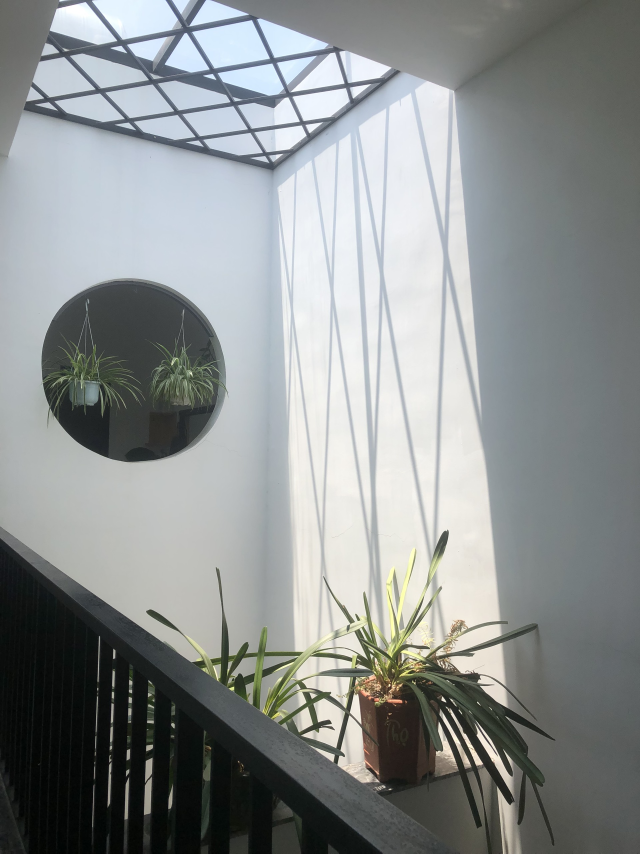
#> input picture images/cay.jpg, 1920 x 2560 px, found by its file name (shown at 1/3 size)
$ python SURF.py
#> lines starting #> are read from the running program, lines starting #| are printed output that depends on the picture
#> further down, image is the input picture: PIL image 1920x2560 RGB; mean R, G, B 140.2, 144.3, 144
import numpy as np
from PIL import Image
from scipy.ndimage import gaussian_filter

def surf(image_array, num_octaves=4, num_scales=5, threshold=0.1):
    # Chuyển đổi ảnh sang ảnh xám
#> called with num_octaves = 4, num_scales = 5, threshold = 0.1
    gray_image = image_array.astype(np.float32)

    # Tạo Gaussian Pyramid
    pyramid = create_gaussian_pyramid(gray_image, num_octaves, num_scales)

    # Tính toán Đạo hàm Gauss
    dx, dy = compute_gradients(pyramid)

    # Phát hiện điểm đặc trưng
    keypoints = detect_keypoints(dx, dy, threshold)

    return keypoints

def create_gaussian_pyramid(image, num_octaves, num_scales):
#> called with num_octaves = 4, num_scales = 5
    pyramid = []
    for octave in range(num_octaves):
        octave_scale = []
        for scale in range(num_scales):
            sigma = 1.6 * 2 ** (scale / num_scales)
            smoothed = gaussian_filter(image, sigma)
            octave_scale.append(smoothed)
        pyramid.append(octave_scale)
        image = image[::2, ::2]  # Lấy mẫu ảnh để tạo octave mới
#> this loop made 4 passes
#> pass 2, in create_gaussian_pyramid, `image = image[::2, ::2]`:
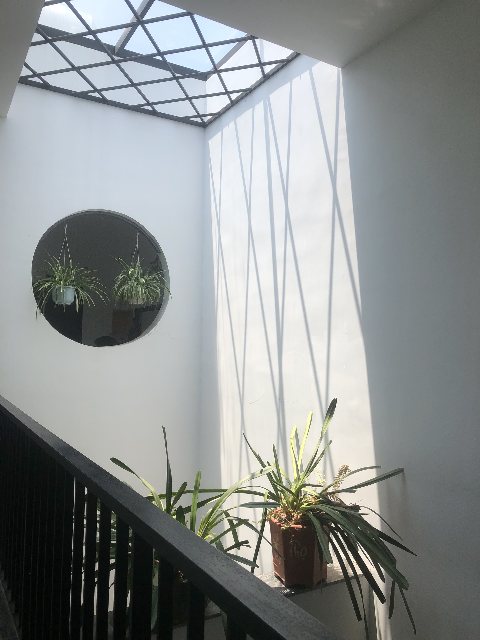
#> image: shape (640, 480, 3) float32; mean of channels 0, 1, 2 140.2, 144.3, 144.1; drawn as R, G, B
#> pass 3, in create_gaussian_pyramid, `image = image[::2, ::2]`:
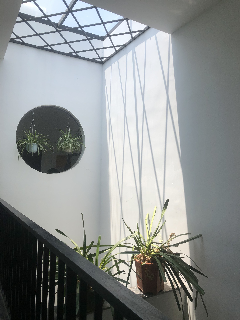
#> image: shape (320, 240, 3) float32; mean of channels 0, 1, 2 140.3, 144.4, 144.1; drawn as R, G, B
#> after the loop:
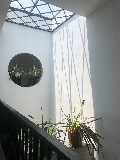
#> image: shape (160, 120, 3) float32; mean of channels 0, 1, 2 140.4, 144.5, 144.3; drawn as R, G, B
#> after the loop, pyramid = 4 items
    return pyramid

def compute_gradients(pyramid):
    dx_pyramid = []
    dy_pyramid = []
    for octave_scale in pyramid:
        octave_dx = []
        octave_dy = []
        for scale_image in octave_scale:
            dx, dy = np.gradient(scale_image)
            octave_dx.append(dx)
            octave_dy.append(dy)
        dx_pyramid.append(octave_dx)
        dy_pyramid.append(octave_dy)
#> this loop made 1 pass
#> after the loop, dx_pyramid = []; dy_pyramid = []
    return dx_pyramid, dy_pyramid

#Phát hiện các đặc trưng
def detect_keypoints(dx_pyramid, dy_pyramid, threshold):
    keypoints = []
    for octave in range(len(dx_pyramid)):
        for scale in range(len(dx_pyramid[octave])):
            dx = dx_pyramid[octave][scale]
            dy = dy_pyramid[octave][scale]
            for i in range(1, dx.shape[0]-1):
                for j in range(1, dx.shape[1]-1):
                    if is_extremum(dx, dy, octave, scale, i, j) and is_corner(dx, dy, octave, scale, i, j, threshold):
                        keypoints.append((octave, scale, i, j))
    return keypoints

def is_extremum(dx, dy, octave, scale, i, j):
    value = dx[i, j]
    for o in range(max(0, octave-1), min(octave+2, len(dx))):
        for s in range(max(0, scale-1), min(scale+2, len(dx[o]))):
            if dx[o, s, i, j] > value or dx[o, s, i, j] < value:
                return False
    return True

def is_corner(dx, dy, octave, scale, i, j, threshold):
    Dxx = dx[octave, scale, i, j+1] - 2*dx[octave, scale, i, j] + dx[octave, scale, i, j-1]
    Dyy = dy[octave, scale, i+1, j] - 2*dy[octave, scale, i, j] + dy[octave, scale, i-1, j]
    Dxy = (dx[octave, scale, i+1, j+1] - dx[octave, scale, i+1, j-1] - dx[octave, scale, i-1, j+1] + dx[octave, scale, i-1, j-1]) / 4
    tr = Dxx + Dyy
    det = Dxx * Dyy - Dxy**2
    curvature_ratio = (tr**2) / det if det != 0 else float('inf')
    if det < 0 or curvature_ratio > threshold:
        return False
    return True

# Đường dẫn tới ảnh trên máy
image_path = r'C:\Users\nomdd\OneDrive\Pictures\Screenshots\cay.jpg'

# Đọc ảnh và chuyển đổi thành mảng numpy
image = Image.open(image_path)
image_array = np.array(image)

# Thực hiện SURF trên ảnh
#> (the run stopped early here; a loop or call above may not have finished)
